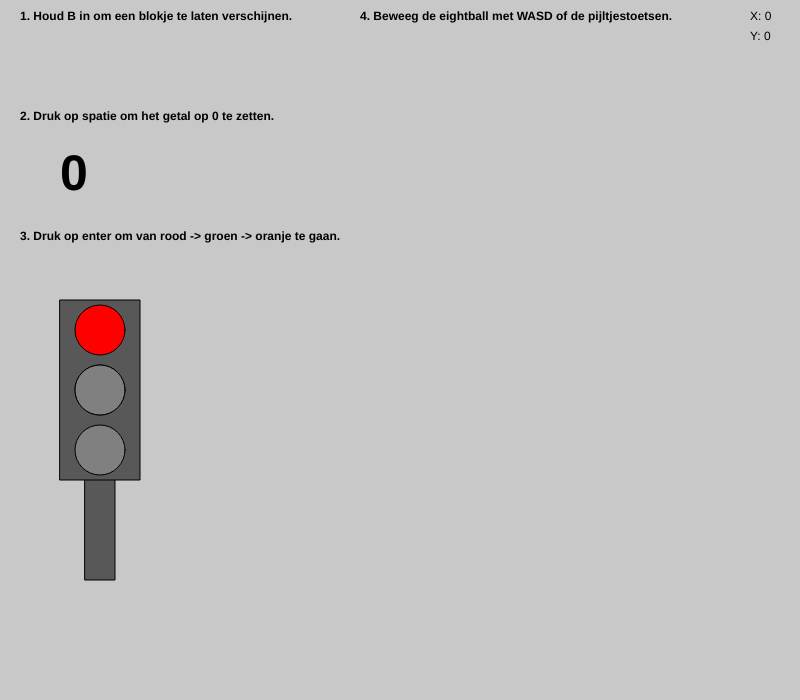
Frame 1 (no input)
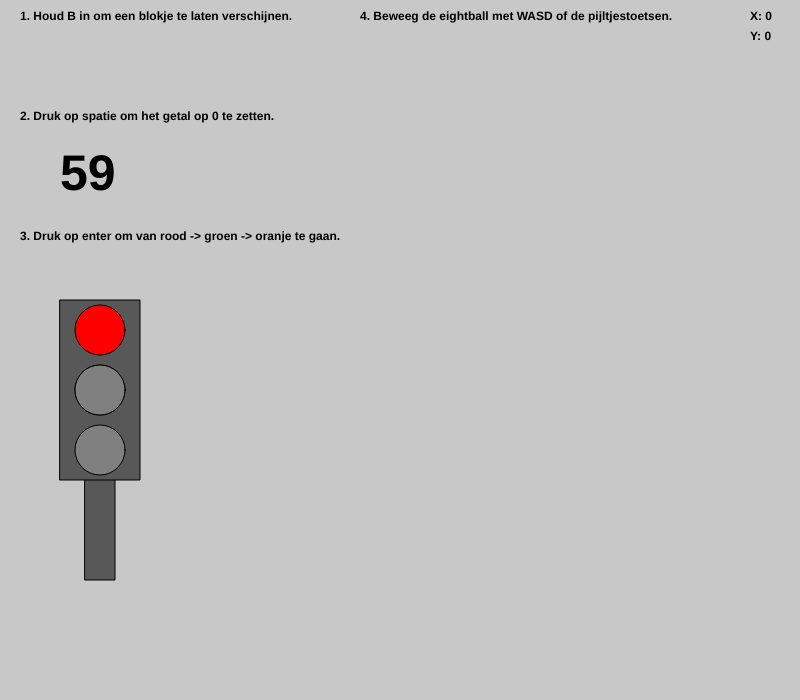
Frame 60 (no input)
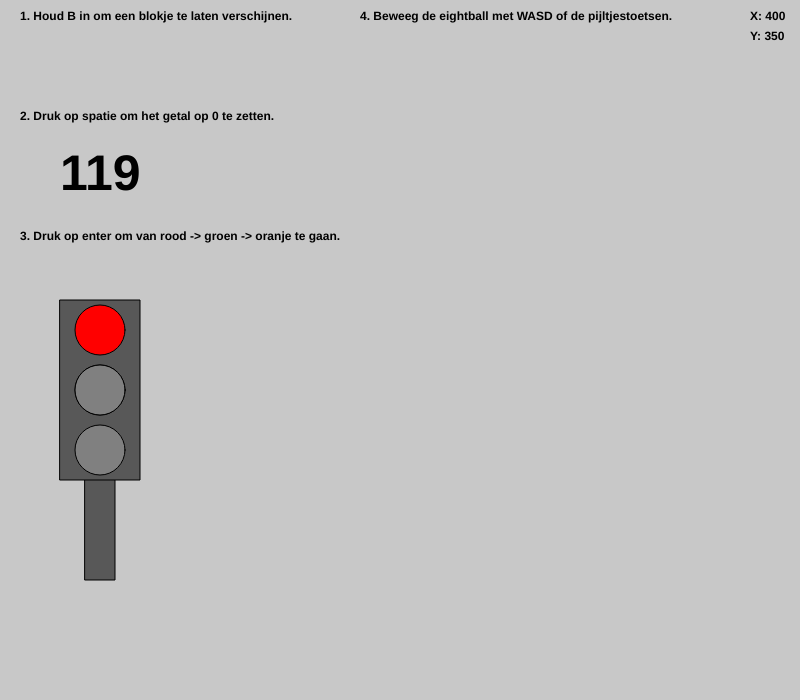
Frame 120 (the mouse pressed at the canvas centre since frame 60)

The p5.js sketch that drew these frames (run headless with seeded random() and noise() and a simulated clock; from frame 60 on, the mouse is pressed at the canvas centre):

// p5.js sketch
// ── sketch.js
let teller = 0;
let verkeerslicht = 0;

function setup() {
  createCanvas(800, 700);
}

function draw() {
  background(200);

  text(`X: ${int(mouseX)}`, 750, 20);
  text(`Y: ${int(mouseY)}`, 750, 40);

  // Titulos
  textSize(12);
  textStyle(BOLD);
  text("1. Houd B in om een blokje te laten verschijnen.", 20, 20);
  text("2. Druk op spatie om het getal op 0 te zetten.", 20, 120);
  text("3. Druk op enter om van rood -> groen -> oranje te gaan.", 20, 240);
  text("4. Beweeg de eightball met WASD of de pijltjestoetsen.", 360, 20);


  // 1: Blokje laten verschijnen
  if (keyIsPressed === true) {
    if (keyCode === 66) {
      rect(30, 30, 60, 60);
    };
  }

  // 2: Teller
  push();
  textSize(50);
  text(teller, 60, 190);
  teller += 1;

  if (teller >= 500) {
    teller = 0;
  } else if (keyIsPressed === true) {
    if (keyCode === 32)
      teller = 0;
  }
  pop();

  // 3: Werkend verkeerslicht 
  push();
  fill("#585858");
  rect(85, 400, 30, 180);
  rect(60, 300, 80, 180);

  // Semaforo rojo
  if (verkeerslicht === 0) {
    fill("#ff0000")
  } else {
    fill("#808080");
  }
  circle(100, 330, 50)
  
  // Semaforo naranja
  if (verkeerslicht === 1) {
    fill("#ffa600")
  } else {
    fill("#808080");
  }
  circle(100, 330 + 60, 50)

  // Semaforo verde
  circle(100, 330 + 60, 50);
  if (verkeerslicht === 2) {
    fill("#73ff00")
  } else {
    fill("#808080");
  }
  circle(100, 330 + 60 * 2, 50)
  pop();
}

function keyPressed() {
  if (keyCode === ENTER) {
    verkeerslicht++;

    if (verkeerslicht > 2) {
      verkeerslicht = 0;
    }
  }
}









/*// ========================================== //
Todd la informacion de la tarea lo podre encontrar en esta paguina: https://gluwebdev.notion.site/Input-23369bb8092d80f8beaec25585f534c1


https://www.toptal.com/developers/keycode
B = 66
Espacio = 32
// ========================================== //*/
